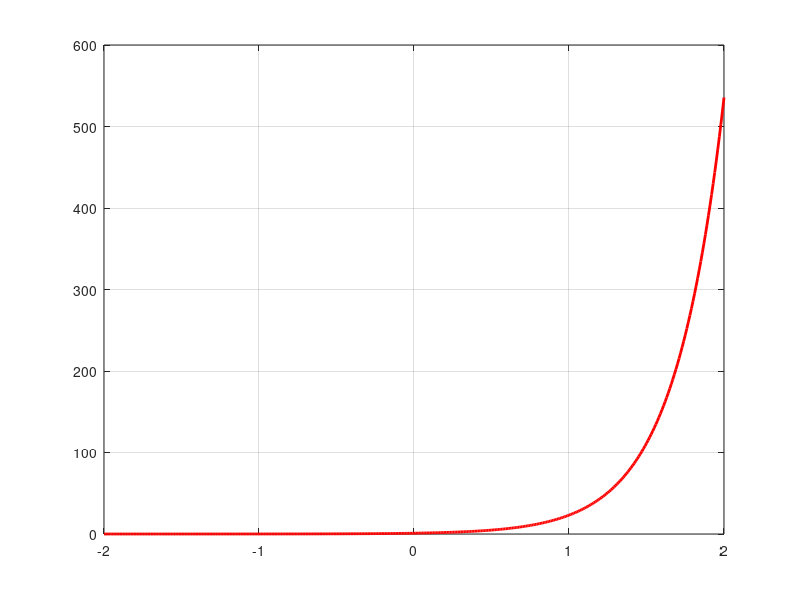

Write the MATLAB code that produced this figure. (Note: this script raises an error after producing the figure.)

clear

t = -2:1/100:2;
x = exp(t*pi);
levels = 2^2;
codebook = [];
delta = (max(x) - min(x))/levels;
codebook = [min(x)];
for i=1:levels-1
    codebook = [codebook min(x)+i*delta];
end

[partition, codebook2] = lloyds(x,codebook);
figure, hold on, grid on, box on
plot(t,x, 'r', 'linew',2)
for i=1:length(codebook)
    yline(codebook(i));
end

[x_q, quants] = quantiz(x, partition, codebook);
plot(t,quants, 'b', 'linew',2)
